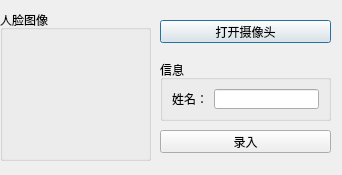
<?xml version="1.0" encoding="UTF-8"?>
<ui version="4.0">
 <class>dlgFaceInput</class>
 <widget class="QDialog" name="dlgFaceInput">
  <property name="geometry">
   <rect>
    <x>0</x>
    <y>0</y>
    <width>342</width>
    <height>175</height>
   </rect>
  </property>
  <property name="windowTitle">
   <string>人脸录入</string>
  </property>
  <widget class="QGroupBox" name="groupBox">
   <property name="geometry">
    <rect>
     <x>0</x>
     <y>10</y>
     <width>151</width>
     <height>151</height>
    </rect>
   </property>
   <property name="title">
    <string>人脸图像</string>
   </property>
   <widget class="QLabel" name="label_image">
    <property name="geometry">
     <rect>
      <x>10</x>
      <y>20</y>
      <width>121</width>
      <height>111</height>
     </rect>
    </property>
    <property name="text">
     <string/>
    </property>
    <property name="scaledContents">
     <bool>true</bool>
    </property>
   </widget>
  </widget>
  <widget class="QPushButton" name="pushButton_cap">
   <property name="geometry">
    <rect>
     <x>160</x>
     <y>20</y>
     <width>171</width>
     <height>23</height>
    </rect>
   </property>
   <property name="text">
    <string>打开摄像头</string>
   </property>
  </widget>
  <widget class="QGroupBox" name="groupBox_2">
   <property name="geometry">
    <rect>
     <x>160</x>
     <y>60</y>
     <width>171</width>
     <height>61</height>
    </rect>
   </property>
   <property name="title">
    <string>信息</string>
   </property>
   <layout class="QHBoxLayout" name="horizontalLayout">
    <item>
     <widget class="QLabel" name="label">
      <property name="text">
       <string>姓名：</string>
      </property>
     </widget>
    </item>
    <item>
     <widget class="QLineEdit" name="lineEdit_name"/>
    </item>
   </layout>
  </widget>
  <widget class="QPushButton" name="pushButton_inpput">
   <property name="geometry">
    <rect>
     <x>160</x>
     <y>130</y>
     <width>171</width>
     <height>23</height>
    </rect>
   </property>
   <property name="text">
    <string>录入</string>
   </property>
  </widget>
 </widget>
 <resources/>
 <connections/>
</ui>
